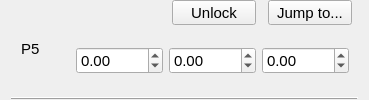
       <widget class="QWidget" name="p5Frame" native="true">
        <layout class="QGridLayout" name="gridLayout_9">
         <property name="topMargin">
          <number>0</number>
         </property>
         <property name="bottomMargin">
          <number>0</number>
         </property>
         <property name="verticalSpacing">
          <number>0</number>
         </property>
         <item row="0" column="3">
          <widget class="QPushButton" name="p5FrameLockButton">
           <property name="sizePolicy">
            <sizepolicy hsizetype="Fixed" vsizetype="Fixed">
             <horstretch>0</horstretch>
             <verstretch>0</verstretch>
            </sizepolicy>
           </property>
           <property name="minimumSize">
            <size>
             <width>90</width>
             <height>25</height>
            </size>
           </property>
           <property name="font">
            <font>
             <family>Arial</family>
             <pointsize>11</pointsize>
            </font>
           </property>
           <property name="styleSheet">
            <string notr="true">margin-right: 6px;</string>
           </property>
           <property name="text">
            <string>Unlock</string>
           </property>
           <attribute name="buttonGroup">
            <string notr="true">frameFidButtonGroup</string>
           </attribute>
          </widget>
         </item>
         <item row="0" column="4">
          <widget class="QPushButton" name="p5FrameJumpButton">
           <property name="sizePolicy">
            <sizepolicy hsizetype="Fixed" vsizetype="Fixed">
             <horstretch>0</horstretch>
             <verstretch>0</verstretch>
            </sizepolicy>
           </property>
           <property name="minimumSize">
            <size>
             <width>90</width>
             <height>25</height>
            </size>
           </property>
           <property name="font">
            <font>
             <family>Arial</family>
             <pointsize>11</pointsize>
            </font>
           </property>
           <property name="styleSheet">
            <string notr="true">margin-right: 6px;</string>
           </property>
           <property name="text">
            <string>Jump to...</string>
           </property>
           <attribute name="buttonGroup">
            <string notr="true">frameFidButtonGroup</string>
           </attribute>
          </widget>
         </item>
         <item row="1" column="1" colspan="4">
          <widget class="QWidget" name="p5FrameCoords" native="true">
           <layout class="QGridLayout" name="gridLayout_16">
            <property name="verticalSpacing">
             <number>6</number>
            </property>
            <item row="0" column="0">
             <widget class="QDoubleSpinBox" name="p5FrameX">
              <property name="sizePolicy">
               <sizepolicy hsizetype="Fixed" vsizetype="Fixed">
                <horstretch>0</horstretch>
                <verstretch>0</verstretch>
               </sizepolicy>
              </property>
              <property name="minimumSize">
               <size>
                <width>60</width>
                <height>0</height>
               </size>
              </property>
              <property name="font">
               <font>
                <family>Arial</family>
                <pointsize>11</pointsize>
               </font>
              </property>
              <property name="focusPolicy">
               <enum>Qt::StrongFocus</enum>
              </property>
              <property name="styleSheet">
               <string notr="true"/>
              </property>
              <property name="showGroupSeparator" stdset="0">
               <bool>false</bool>
              </property>
              <property name="minimum">
               <double>-1000.000000000000000</double>
              </property>
              <property name="maximum">
               <double>1000.000000000000000</double>
              </property>
             </widget>
            </item>
            <item row="0" column="1">
             <widget class="QDoubleSpinBox" name="p5FrameY">
              <property name="sizePolicy">
               <sizepolicy hsizetype="Fixed" vsizetype="Fixed">
                <horstretch>0</horstretch>
                <verstretch>0</verstretch>
               </sizepolicy>
              </property>
              <property name="minimumSize">
               <size>
                <width>60</width>
                <height>0</height>
               </size>
              </property>
              <property name="font">
               <font>
                <family>Arial</family>
                <pointsize>11</pointsize>
               </font>
              </property>
              <property name="focusPolicy">
               <enum>Qt::StrongFocus</enum>
              </property>
              <property name="styleSheet">
               <string notr="true"/>
              </property>
              <property name="minimum">
               <double>-1000.000000000000000</double>
              </property>
              <property name="maximum">
               <double>1000.000000000000000</double>
              </property>
             </widget>
            </item>
            <item row="0" column="2">
             <widget class="QDoubleSpinBox" name="p5FrameZ">
              <property name="sizePolicy">
               <sizepolicy hsizetype="Fixed" vsizetype="Fixed">
                <horstretch>0</horstretch>
                <verstretch>0</verstretch>
               </sizepolicy>
              </property>
              <property name="minimumSize">
               <size>
                <width>60</width>
                <height>0</height>
               </size>
              </property>
              <property name="font">
               <font>
                <family>Arial</family>
                <pointsize>11</pointsize>
               </font>
              </property>
              <property name="focusPolicy">
               <enum>Qt::StrongFocus</enum>
              </property>
              <property name="minimum">
               <double>-1000.000000000000000</double>
              </property>
              <property name="maximum">
               <double>1000.000000000000000</double>
              </property>
             </widget>
            </item>
           </layout>
          </widget>
         </item>
         <item row="0" column="2">
          <widget class="qSlicerMarkupsPlaceWidget" name="p5FramePoint">
           <property name="sizePolicy">
            <sizepolicy hsizetype="Preferred" vsizetype="Preferred">
             <horstretch>0</horstretch>
             <verstretch>0</verstretch>
            </sizepolicy>
           </property>
           <property name="minimumSize">
            <size>
             <width>0</width>
             <height>0</height>
            </size>
           </property>
           <property name="font">
            <font>
             <family>Arial</family>
             <pointsize>11</pointsize>
            </font>
           </property>
           <property name="buttonsVisible">
            <bool>false</bool>
           </property>
           <property name="deleteAllMarkupsOptionVisible">
            <bool>false</bool>
           </property>
           <property name="placeMultipleMarkups">
            <enum>qSlicerMarkupsPlaceWidget::ForcePlaceSingleMarkup</enum>
           </property>
           <property name="placeModeEnabled">
            <bool>false</bool>
           </property>
           <property name="deleteButton().show()" stdset="0">
            <bool>true</bool>
           </property>
           <property name="placeButton().show()" stdset="0">
            <bool>true</bool>
           </property>
          </widget>
         </item>
         <item row="0" column="0" rowspan="2">
          <widget class="QLabel" name="label_10">
           <property name="sizePolicy">
            <sizepolicy hsizetype="Fixed" vsizetype="Preferred">
             <horstretch>0</horstretch>
             <verstretch>0</verstretch>
            </sizepolicy>
           </property>
           <property name="minimumSize">
            <size>
             <width>50</width>
             <height>0</height>
            </size>
           </property>
           <property name="font">
            <font>
             <family>Arial</family>
             <pointsize>11</pointsize>
            </font>
           </property>
           <property name="text">
            <string>P5</string>
           </property>
           <property name="indent">
            <number>10</number>
           </property>
          </widget>
         </item>
         <item row="2" column="0" colspan="5">
          <widget class="Line" name="line_28">
           <property name="sizePolicy">
            <sizepolicy hsizetype="Preferred" vsizetype="Fixed">
             <horstretch>0</horstretch>
             <verstretch>0</verstretch>
            </sizepolicy>
           </property>
           <property name="minimumSize">
            <size>
             <width>0</width>
             <height>0</height>
            </size>
           </property>
           <property name="font">
            <font>
             <family>Arial</family>
             <pointsize>11</pointsize>
            </font>
           </property>
           <property name="frameShadow">
            <enum>QFrame::Raised</enum>
           </property>
           <property name="lineWidth">
            <number>1</number>
           </property>
           <property name="orientation">
            <enum>Qt::Horizontal</enum>
           </property>
          </widget>
         </item>
        </layout>
       </widget>
